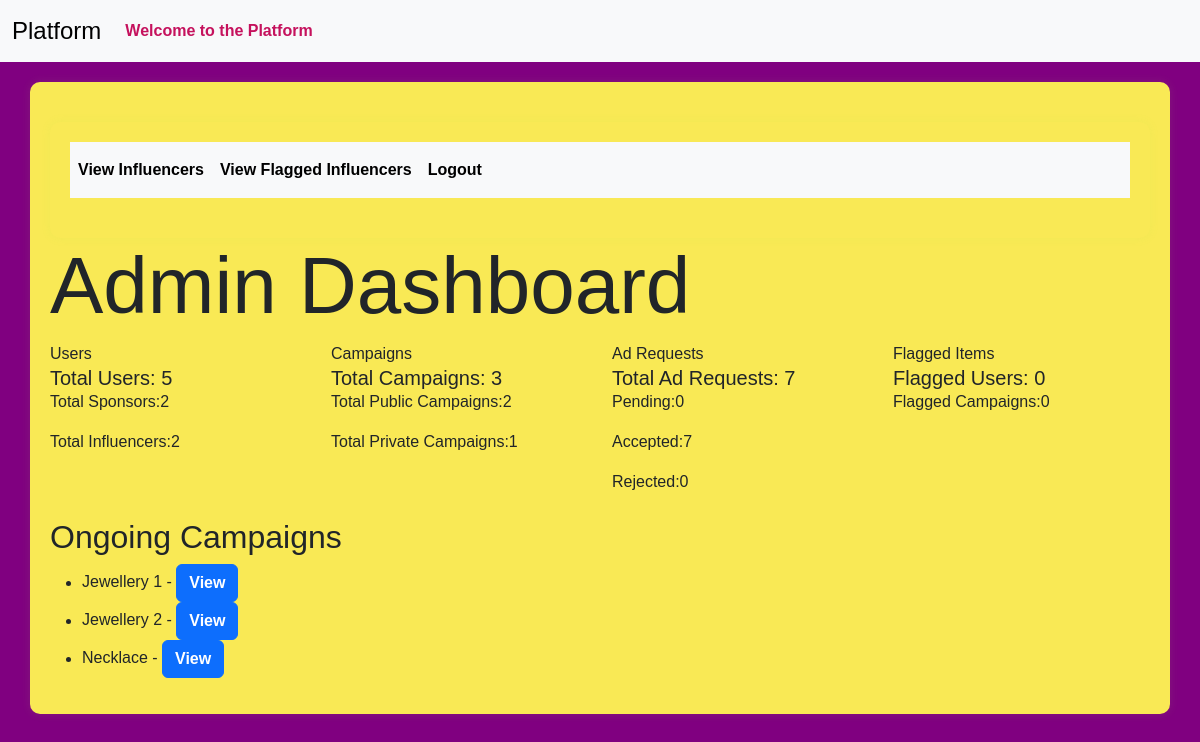
The app's page /admin (signed in), older data.
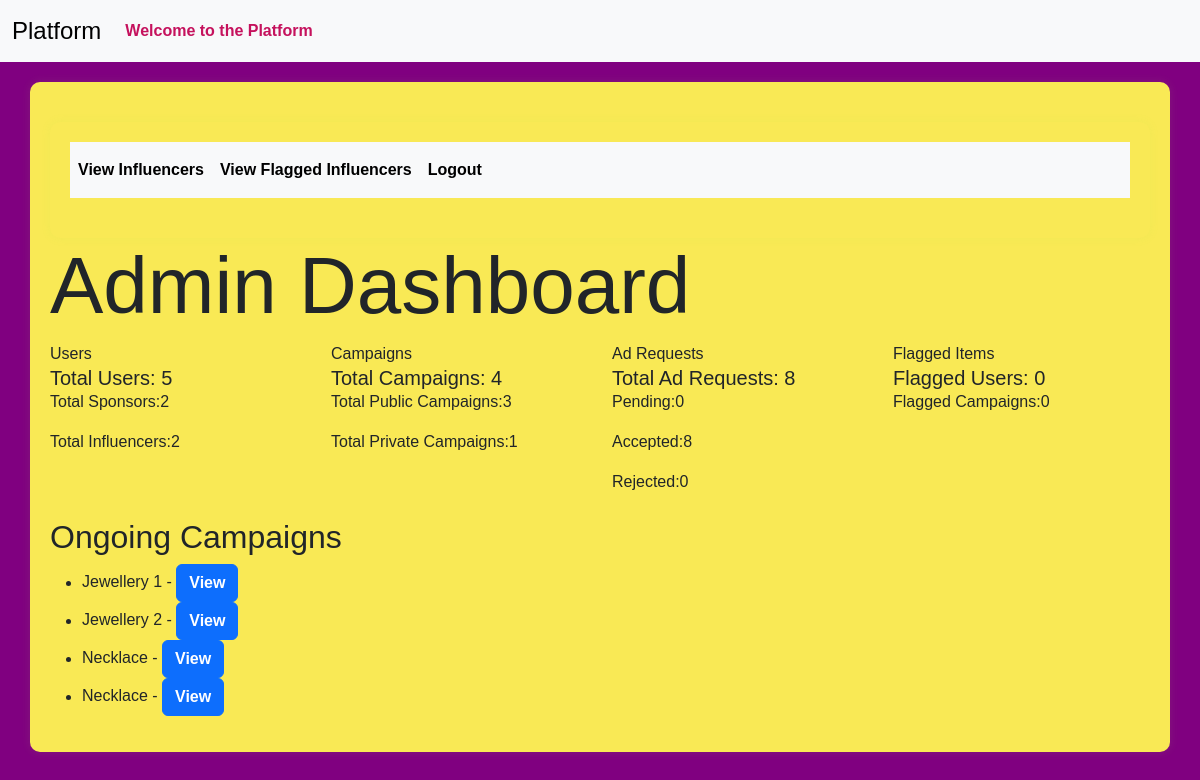
The same page, newer data.
### models.py (models this page shows)
class Campaign(db.Model):
    __tablename__ = 'campaign'
    id = Column(Integer, primary_key=True)
    name = Column(String(256), unique=False)
    description = Column(Text, nullable=True)
    start_date = Column(Date, nullable=False,default=date.today())
    end_date = Column(Date, nullable=False,default=lambda:date.today()+timedelta(days=30))
    budget = Column(Float, nullable=False,default=0.0)
    visibility = Column(Enum('public', 'private', name='visibility_enum'), nullable=False, default='public')
    sponsor_id = Column(Integer, ForeignKey('sponsor.id'), nullable=False)
    flagged = Column(Boolean, default=False)
    status = Column(String(20), nullable=False,default='In Progress')
    niche = db.Column(db.Enum(NicheEnum), nullable=True)
    completion_status = Column(Boolean, default=False)
    sponsor = relationship('Sponsor', backref='campaigns', overlaps="sponsor_campaigns,sponsor_relation")

### routes.py (the view)
@app.route('/admin')
@auth_required
def admin_dashboard():
    total_users = User.query.count()
    total_sponsors = User.query.filter_by(user_type='sponsor').count()
    total_influencers = User.query.filter_by(user_type='influencer').count()
    total_campaigns = Campaign.query.count()
    total_public_campaigns = Campaign.query.filter_by(visibility='public').count()
    total_private_campaigns = Campaign.query.filter_by(visibility='private').count()
    total_ad_requests = AdRequest.query.count()
    total_pending_requests = AdRequest.query.filter_by(status='Pending').count()
    total_accepted_requests = AdRequest.query.filter_by(status='Accepted').count()
    total_rejected_requests = AdRequest.query.filter_by(status='Rejected').count()
    flagged_users = User.query.filter_by(flagged=True).count()
    flagged_campaigns = Campaign.query.filter_by(flagged=True).count()
    ongoing_campaigns_list = Campaign.query.filter(Campaign.end_date >= date.today()).all()
    flagged_users_list = User.query.filter_by(flagged=True).all()
    flagged_campaigns_list = Campaign.query.filter_by(flagged=True).all()
    flagged_items_list = flagged_users_list + flagged_campaigns_list
    return render_template('admin_dashboard.html', total_users=total_users, total_sponsors=total_sponsors,
                           total_influencers=total_influencers, total_campaigns=total_campaigns,
                           total_public_campaigns=total_public_campaigns, total_private_campaigns=total_private_campaigns,
                           total_ad_requests=total_ad_requests, total_pending_requests=total_pending_requests,
                           total_accepted_requests=total_accepted_requests, total_rejected_requests=total_rejected_requests,
                           flagged_users=flagged_users, flagged_campaigns=flagged_campaigns,
                           ongoing_campaigns=ongoing_campaigns_list, flagged_items=flagged_items_list)

### app.py (called while the page is built)
@login_manager.user_loader
def load_user(user_id):
    return User.query.get(int(user_id))

### routes.py (called while the page is built)
def auth_required(func):
    @wraps(func)
    def inner(*args,**kwargs):
        if 'user_id' in session:
            return func(*args,**kwargs)
        else:
           flash('Kindly login first.')
           return redirect(url_for('login'))
    return inner

### templates/admin_dashboard.html (shortened to what this page needs)
{% extends 'layout.html' %}
{% block content %}
<div class="container">
    <nav class="navbar navbar-expand-lg bg-body-tertiary">
        <div class="collapse navbar-collapse" id="navbarSupportedContent">
          <ul class="navbar-nav me-auto mb-2 mb-lg-0">
            <li class="nav-item">
              <a class="nav-link active" href="{{url_for('admin_view_influencers')}}">View Influencers</a>
            </li>
            <li class="nav-item">
                <a class="nav-link active" href="{{url_for('admin_view_flagged_influencers')}}">View Flagged Influencers</a>
            </li>
            <li class="nav-item">
              <a class="nav-link active" href="{{url_for('logout')}}">Logout</a>
            </li>
          </ul>
        </div>
      </div>
    <h1 class="display-1"> Admin Dashboard</h1>
    <div class="row">
        <div class="col">
            <div class="card-header">
                Users
            </div>
            <div class="card-body">
                <h5 class="card-title">Total Users: {{ total_users}}</h5>
                <p class="card-text"> Total Sponsors:{{total_sponsors}}</p>
                <p class="card-text"> Total Influencers:{{total_influencers}}</p>
            </div>
        </div>
    <div class="col">
        <div class="card-header">
            Campaigns
        </div>
        <div class="card-body">
            <h5 class="card-title">Total Campaigns: {{ total_campaigns}}</h5>
            <p class="card-text"> Total Public Campaigns:{{total_public_campaigns}}</p>
            <p class="card-text"> Total Private Campaigns:{{total_private_campaigns}}</p>
        </div>
    </div>
    <div class="col">
        <div class="card-header">
            Ad Requests
        </div>
        <div class="card-body">
            <h5 class="card-title">Total Ad Requests: {{ total_ad_requests}}</h5>
            <p class="card-text"> Pending:{{total_pending_requests}}</p>
            <p class="card-text"> Accepted:{{total_accepted_requests}}</p>
            <p class="card-text"> Rejected:{{total_rejected_requests}}</p>
        </div>
    </div>
    <div class="col">
        <div class="card-header">
            Flagged Items
        </div>
        <div class="card-body">
            <h5 class="card-title">Flagged Users: {{ flagged_users}}</h5>
            <p class="card-text"> Flagged Campaigns:{{flagged_campaigns}}</p>
        </div>
    </div>
    <div class="mt-4">
        <h2>Ongoing Campaigns</h2>
        {% if ongoing_campaigns %}
            <ul>
                {% for campaign in ongoing_campaigns %}
                    <li>{{ campaign.name }} - <a href="{{ url_for('admin_view_campaign', campaign_id=campaign.id) }}" class="btn btn-primary">View</a></li>
                {% endfor %}
            </ul>
        {% else %}
            <p>No ongoing campaigns.</p>
        {% endif %}
    </div>
</div>
{% endblock %}

Row changes from the older to the newer data that the page shows:
added Campaign: name "Necklace"
Text that changed along with them:
{{ total_campaigns }}: "3" → "4"
{{ total_public_campaigns }}: "2" → "3"
{{ total_ad_requests }}: "7" → "8"
{{ total_accepted_requests }}: "7" → "8"
